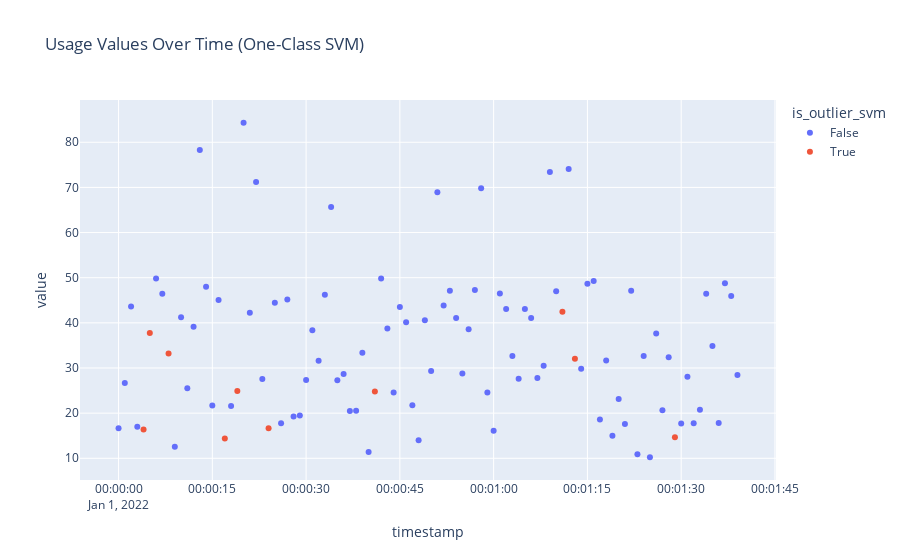

The cell this chart's notebook holds for it:
### Code cell
px.scatter(obs_df, x="timestamp", y="value", color ="is_outlier_svm", title="Usage Values Over Time (One-Class SVM)")
